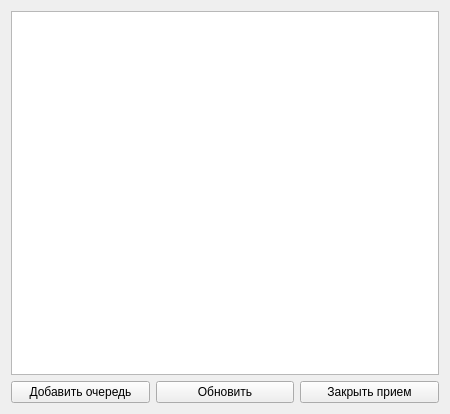
<?xml version="1.0" encoding="UTF-8"?>
<ui version="4.0">
 <class>QueueForm</class>
 <widget class="QWidget" name="QueueForm">
  <property name="geometry">
   <rect>
    <x>0</x>
    <y>0</y>
    <width>450</width>
    <height>414</height>
   </rect>
  </property>
  <property name="windowTitle">
   <string>Управление очередями</string>
  </property>
  <layout class="QGridLayout" name="gridLayout">
   <item row="0" column="0" colspan="3">
    <widget class="QTableView" name="tblQueue">
     <property name="selectionBehavior">
      <enum>QAbstractItemView::SelectRows</enum>
     </property>
    </widget>
   </item>
   <item row="1" column="0">
    <widget class="QPushButton" name="btnCreateQueue">
     <property name="text">
      <string>Добавить очередь</string>
     </property>
    </widget>
   </item>
   <item row="1" column="1">
    <widget class="QPushButton" name="btnRefresh">
     <property name="text">
      <string>Обновить</string>
     </property>
    </widget>
   </item>
   <item row="1" column="2">
    <widget class="QPushButton" name="btnCloseQueue">
     <property name="text">
      <string>Закрыть прием</string>
     </property>
    </widget>
   </item>
  </layout>
 </widget>
 <resources/>
 <connections/>
</ui>
